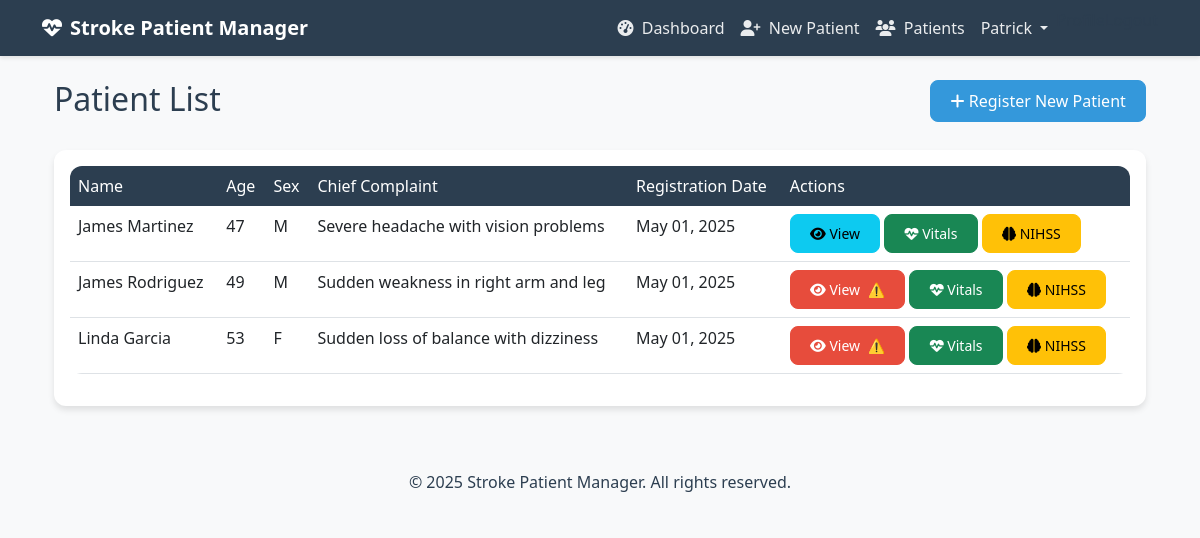
Screenshot of /patients/ (signed in) with the database file from the repository.
### core/models.py (models this page shows, shortened)
class User(AbstractUser):
    ROLE_CHOICES = [
        ('TECHNICIAN', 'Technician'),
        ('NEUROLOGIST', 'Neurologist'),
    ]
    role = models.CharField(max_length=20, choices=ROLE_CHOICES)
    phone = models.CharField(max_length=20, blank=True)
    created_at = models.DateTimeField(auto_now_add=True)
    updated_at = models.DateTimeField(auto_now=True)
    def is_technician(self):
        return self.role == 'TECHNICIAN'

class Patient(models.Model):
    GENDER_CHOICES = [
        ('M', 'Male'),
        ('F', 'Female'),
        ('O', 'Other')
    ]
    name = models.CharField(max_length=100)
    age = models.IntegerField(validators=[MinValueValidator(0), MaxValueValidator(150)])
    sex = models.CharField(max_length=1, choices=GENDER_CHOICES)
    chief_complaint = models.TextField()
    medical_history = models.TextField()
    created_by = models.ForeignKey(User, on_delete=models.CASCADE, related_name='patients')
    created_at = models.DateTimeField(auto_now_add=True)
    updated_at = models.DateTimeField(auto_now=True)
    has_critical_alert = models.BooleanField(default=False)

### core/views.py (the view)
# urls.py: path('patients/', views.patient_list, name='patient_list'),
@login_required
def patient_list(request):
    if not request.user.is_technician() and not request.user.is_neurologist():
        raise PermissionDenied
    patients = Patient.objects.all()
    return render(request, 'core/patient_list.html', {'patients': patients})

### templates/core/patient_list.html
{% extends 'core/base.html' %}
{% block content %}
<div class="container mt-4">
    <div class="row mb-4">
        <div class="col">
            <h2>Patient List</h2>
        </div>
        <div class="col text-end">
            <a href="{% url 'core:patient_register' %}" class="btn btn-primary">
                <i class="fas fa-plus"></i> Register New Patient
            </a>
        </div>
    </div>
    <div class="card">
        <div class="card-body">
            <div class="table-responsive">
                <table class="table table-hover">
                    <thead>
                        <tr>
                            <th>Name</th>
                            <th>Age</th>
                            <th>Sex</th>
                            <th>Chief Complaint</th>
                            <th>Registration Date</th>
                            <th>Actions</th>
                        </tr>
                    </thead>
                    <tbody>
                        {% for patient in patients %}
                        <tr>
                            <td>{{ patient.name }}</td>
                            <td>{{ patient.age }}</td>
                            <td>{{ patient.sex }}</td>
                            <td>{{ patient.chief_complaint|truncatechars:50 }}</td>
                            <td>{{ patient.created_at|date:"M d, Y" }}</td>
                            <td>
                                <a href="{% url 'core:patient_detail' patient.id %}" class="btn btn-sm {% if patient.has_critical_alert %}btn-danger{% else %}btn-info{% endif %}">
                                    <i class="fas fa-eye"></i> View
                                    {% if patient.has_critical_alert %}
                                        <span class="ms-1">⚠️</span>
                                    {% endif %}
                                </a>
                                <a href="{% url 'core:record_vitals' patient.id %}" class="btn btn-sm btn-success">
                                    <i class="fas fa-heartbeat"></i> Vitals
                                </a>
                                <a href="{% url 'core:record_nihss' patient.id %}" class="btn btn-sm btn-warning">
                                    <i class="fas fa-brain"></i> NIHSS
                                </a>
                            </td>
                        </tr>
                        {% empty %}
                        <tr>
                            <td colspan="6" class="text-center">No patients registered yet.</td>
                        </tr>
                        {% endfor %}
                    </tbody>
                </table>
            </div>
        </div>
    </div>
</div>
{% endblock %}

### templates/core/base.html (shortened to what this page needs)
<!DOCTYPE html>
<html lang="en">
<head>
    <link href="https://cdn.jsdelivr.net/npm/bootstrap@5.3.0/dist/css/bootstrap.min.css" rel="stylesheet">
    <link rel="stylesheet" href="https://cdnjs.cloudflare.com/ajax/libs/font-awesome/6.4.0/css/all.min.css">
</head>
<body>
    <nav class="navbar navbar-expand-lg navbar-dark mb-4">
        <div class="container">
            <a class="navbar-brand" href="{% url 'core:role_selection' %}">
                <i class="fas fa-heartbeat me-2"></i>Stroke Patient Manager
            </a>
            <div class="collapse navbar-collapse" id="navbarNav">
                <ul class="navbar-nav ms-auto">
                    {% if user.is_authenticated %}
                    {% if user.is_technician %}
                    <li class="nav-item">
                        <a class="nav-link" href="{% url 'core:technician_dashboard' %}">
                            <i class="fas fa-tachometer-alt me-1"></i> Dashboard
                        </a>
                    </li>
                    <li class="nav-item">
                        <a class="nav-link" href="{% url 'core:patient_register' %}">
                            <i class="fas fa-user-plus me-1"></i> New Patient
                        </a>
                    </li>
                    {% elif user.is_neurologist %}
                    <li class="nav-item">
                        <a class="nav-link" href="{% url 'core:neurologist_dashboard' %}">
                            <i class="fas fa-tachometer-alt me-1"></i> Dashboard
                        </a>
                    </li>
                    {% endif %}
                    <li class="nav-item">
                        <a class="nav-link" href="{% url 'core:patient_list' %}">
                            <i class="fas fa-users me-1"></i> Patients
                        </a>
                    </li>
                    <li class="nav-item dropdown">
                        <a class="nav-link dropdown-toggle" href="#" id="navbarDropdown" role="button" data-bs-toggle="dropdown">
                            {{ user.username }}
                        </a>
                    </li>
                                <li><a class="dropdown-item" href="{% url 'core:profile' %}">Profile</a></li>
                                <li><a class="dropdown-item" href="{% url 'core:logout' %}">Logout</a></li>
                            </ul>
                    {% endif %}
            </div>
        </div>
    </nav>
    <main class="container my-4">
        {% block content %}{% endblock %}
    </main>
    <footer class="bg-light py-3 mt-5">
        <div class="container text-center">
            <p class="mb-0">&copy; 2025 Stroke Patient Manager. All rights reserved.</p>
        </div>
    </footer>
</body>
</html>

### templates/core/base.html (style rules this page uses)
:root { --primary-color: #2c3e50; --secondary-color: #3498db; --accent-color: #e74c3c; --light-bg: #f8f9fa; --dark-bg: #343a40; }
body { font-family: 'Segoe UI', system-ui, -apple-system, sans-serif; background-color: var(--light-bg); color: var(--primary-color); }
.navbar { background-color: var(--primary-color); box-shadow: 0 2px 4px rgba(0,0,0,0.1); }
.navbar-brand { font-weight: 600; color: white !important; }
.nav-link { color: rgba(255,255,255,0.9) !important; transition: color 0.2s; }
.card { border: none; border-radius: 12px; box-shadow: 0 4px 6px rgba(0,0,0,0.1); transition: transform 0.2s; }
.btn { border-radius: 8px; padding: 0.5rem 1.2rem; font-weight: 500; transition: all 0.2s; }
.btn-primary { background-color: var(--secondary-color); border-color: var(--secondary-color); }
.btn-danger { background-color: var(--accent-color); border-color: var(--accent-color); }
.table { background-color: white; border-radius: 12px; overflow: hidden; }
.table th { background-color: var(--primary-color); color: white; font-weight: 500; border: none; }

### rows the page displays
User: username "Patrick"
Patient: name "James Martinez", age "47", sex "M", chief_complaint "Severe headache with vision problems", created_at "May 01, 2025"
Patient: name "James Rodriguez", age "49", sex "M", chief_complaint "Sudden weakness in right arm and leg", created_at "May 01, 2025"
Patient: name "Linda Garcia", age "53", sex "F", chief_complaint "Sudden loss of balance with dizziness", created_at "May 01, 2025"
